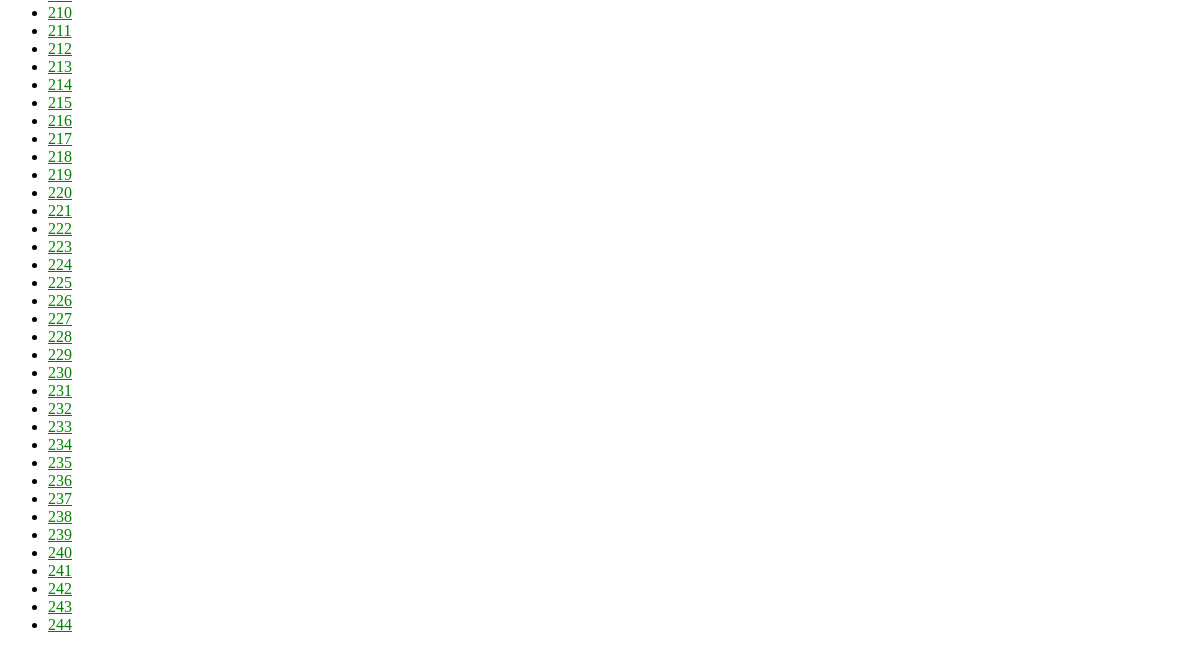
Page /CMdiagnose/ (lower part) on the earlier database version.
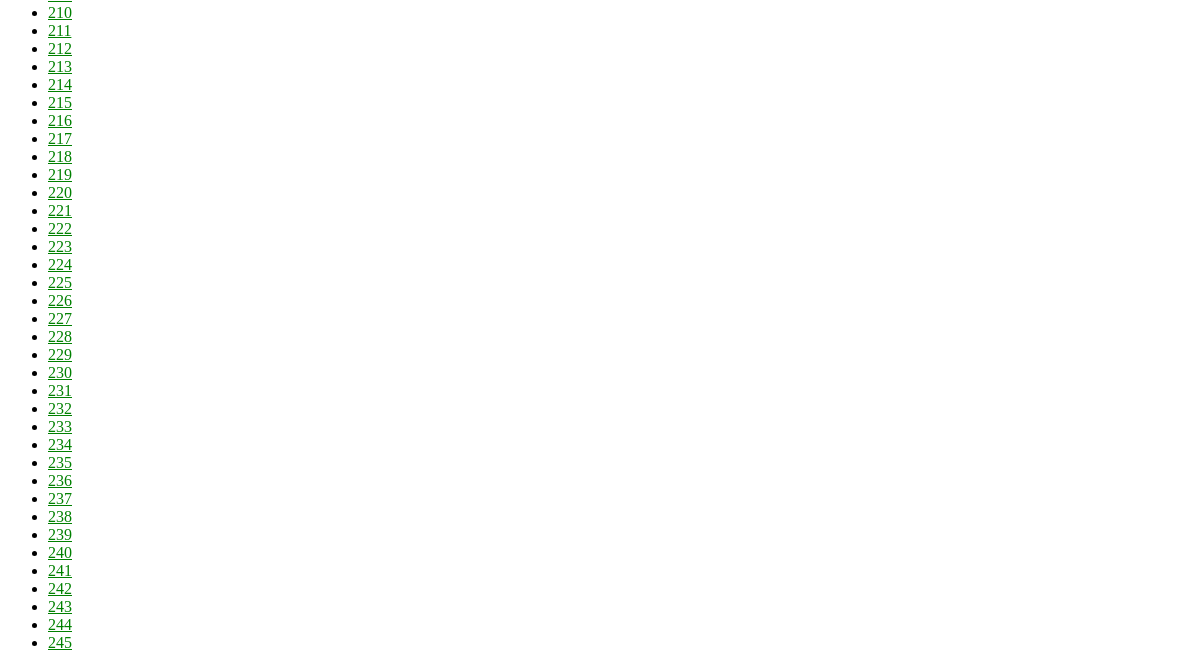
Same page on the later database version.
### CMdiagnose/models.py (models this page shows, shortened)
class Person(models.Model):
    body = models.OneToOneField(Body, on_delete=models.CASCADE)
    tongue = models.OneToOneField(Tongue, on_delete=models.CASCADE)

### CMdiagnose/views.py (the view)
# urls.py: path('', views.IndexView.as_view(), name='index'),
class IndexView(generic.ListView):
    template_name = 'CMdiagnose/index.html'
    context_object_name = 'Person_list'
    def get_queryset(self):
        return Person.objects.all()

### CMdiagnose/templates/CMdiagnose/index.html
{% load static %}
<link rel="stylesheet" type="text/css" href="{% static 'polls/style.css' %}">
    <ul>
    {% for person in Person_list %}
        <li><a href="{% url 'CMdiagnose:detail' person.pk %}">{{ person.pk }}</a></li>
    {% endfor %}
    </ul>

Differences in the rows shown:
added Person: pk "245"
